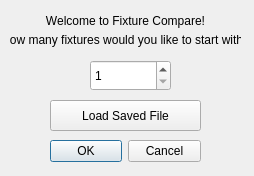
<?xml version="1.0" encoding="UTF-8"?>
<ui version="4.0">
 <class>startUpDialog</class>
 <widget class="QDialog" name="startUpDialog">
  <property name="geometry">
   <rect>
    <x>0</x>
    <y>0</y>
    <width>254</width>
    <height>176</height>
   </rect>
  </property>
  <property name="sizePolicy">
   <sizepolicy hsizetype="Fixed" vsizetype="Fixed">
    <horstretch>0</horstretch>
    <verstretch>0</verstretch>
   </sizepolicy>
  </property>
  <property name="windowTitle">
   <string>Fixture Compare</string>
  </property>
  <property name="windowIcon">
   <iconset resource="images.qrc">
    <normaloff>:/New folder/ColorSource-PAR_72.jpg</normaloff>:/New folder/ColorSource-PAR_72.jpg</iconset>
  </property>
  <widget class="QSpinBox" name="spinBox">
   <property name="geometry">
    <rect>
     <x>90</x>
     <y>60</y>
     <width>81</width>
     <height>31</height>
    </rect>
   </property>
   <property name="minimum">
    <number>1</number>
   </property>
   <property name="maximum">
    <number>100</number>
   </property>
  </widget>
  <widget class="QPushButton" name="pushButton">
   <property name="geometry">
    <rect>
     <x>50</x>
     <y>100</y>
     <width>151</width>
     <height>31</height>
    </rect>
   </property>
   <property name="text">
    <string>Load Saved File</string>
   </property>
  </widget>
  <widget class="QLabel" name="label">
   <property name="geometry">
    <rect>
     <x>40</x>
     <y>10</y>
     <width>171</width>
     <height>21</height>
    </rect>
   </property>
   <property name="text">
    <string>Welcome to Fixture Compare!</string>
   </property>
   <property name="alignment">
    <set>Qt::AlignCenter</set>
   </property>
  </widget>
  <widget class="QLabel" name="label_2">
   <property name="geometry">
    <rect>
     <x>10</x>
     <y>30</y>
     <width>231</width>
     <height>20</height>
    </rect>
   </property>
   <property name="text">
    <string>How many fixtures would you like to start with?</string>
   </property>
   <property name="alignment">
    <set>Qt::AlignCenter</set>
   </property>
  </widget>
  <widget class="QWidget" name="horizontalLayoutWidget">
   <property name="geometry">
    <rect>
     <x>0</x>
     <y>0</y>
     <width>2</width>
     <height>2</height>
    </rect>
   </property>
   <layout class="QHBoxLayout" name="horizontalLayout"/>
  </widget>
  <widget class="QDialogButtonBox" name="buttonBox">
   <property name="geometry">
    <rect>
     <x>50</x>
     <y>140</y>
     <width>151</width>
     <height>23</height>
    </rect>
   </property>
   <property name="standardButtons">
    <set>QDialogButtonBox::Cancel|QDialogButtonBox::Ok</set>
   </property>
  </widget>
 </widget>
 <resources>
  <include location="images.qrc"/>
 </resources>
 <connections/>
</ui>
